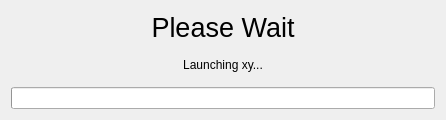
<?xml version="1.0" encoding="UTF-8"?>
<ui version="4.0">
 <class>ProgressForm</class>
 <widget class="QWidget" name="ProgressForm">
  <property name="geometry">
   <rect>
    <x>0</x>
    <y>0</y>
    <width>446</width>
    <height>120</height>
   </rect>
  </property>
  <property name="windowTitle">
   <string>Lankit loading...</string>
  </property>
  <layout class="QVBoxLayout" name="verticalLayout">
   <item>
    <widget class="QLabel" name="labelPleaseWait">
     <property name="font">
      <font>
       <pointsize>20</pointsize>
      </font>
     </property>
     <property name="text">
      <string>Please Wait</string>
     </property>
     <property name="alignment">
      <set>Qt::AlignCenter</set>
     </property>
    </widget>
   </item>
   <item>
    <widget class="QLabel" name="labelSubtitle">
     <property name="text">
      <string>Launching xy...</string>
     </property>
     <property name="alignment">
      <set>Qt::AlignCenter</set>
     </property>
    </widget>
   </item>
   <item>
    <widget class="QProgressBar" name="progressBar">
     <property name="maximum">
      <number>4</number>
     </property>
     <property name="value">
      <number>0</number>
     </property>
     <property name="alignment">
      <set>Qt::AlignCenter</set>
     </property>
     <property name="textVisible">
      <bool>true</bool>
     </property>
     <property name="format">
      <string notr="true"/>
     </property>
    </widget>
   </item>
  </layout>
 </widget>
 <resources/>
 <connections/>
</ui>
